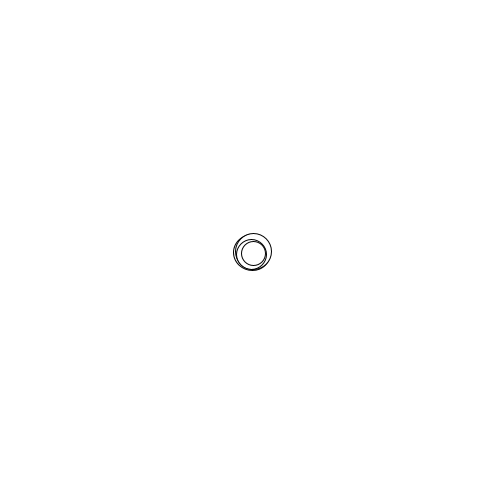
Frame 1 (no input)
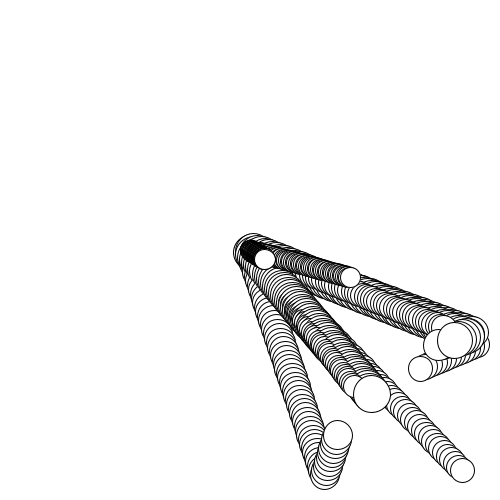
Frame 60 (the mouse pressed at the canvas centre just before this capture)
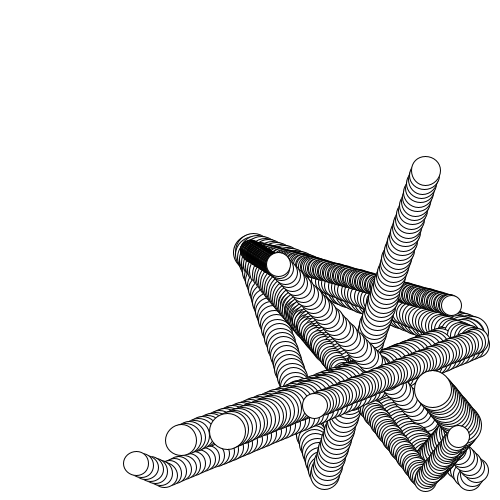
Frame 120 (the mouse held since frame 60 and released just before this capture)

The Processing sketch that drew these frames (run headless with seeded random() and noise(); from frame 60 on, the mouse is pressed at the canvas centre):

// Processing sketch: sketch_20170322_1
// ── sketch_20170322_1.pde
int num=1;

Particle[] prt;

void setup(){
  size(500,500);
  background(255);
  smooth();
  
  prt = new Particle[10];
  for(int i=0;i<10;i++){
    prt[i] = new Particle(width/2,height/2,random(5),random(5),random(10));
  }
}

void draw(){
  for(int i=0;i<10;i++){
    prt[i].update();
  }  
}


class Particle{
  float px,py;
  float vx,vy;
  float d;
  float speed;
  
  Particle(float x,float y,float vecX,float vecY,float sp){
    px = x;
    py = y;
    vx = vecX;
    vy = vecY;
    speed = sp;
    
    d = random(20,40);
  }
  
  void update(){
    px += vx;
    py += vy;
    
    if(px+d > width){
      vx *= -1;
    }
    if(py+d > height){
      vy *= -1;
    }
    
    ellipse(px,py,d,d);
    
  }
  
  
}
